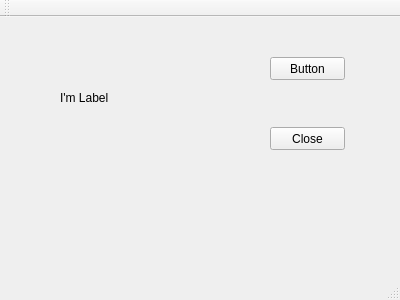
<?xml version="1.0" encoding="UTF-8"?>
<ui version="4.0">
 <class>MainWindow</class>
 <widget class="QMainWindow" name="MainWindow">
  <property name="geometry">
   <rect>
    <x>0</x>
    <y>0</y>
    <width>400</width>
    <height>300</height>
   </rect>
  </property>
  <property name="windowTitle">
   <string>MainWindow</string>
  </property>
  <widget class="QWidget" name="centralWidget">
   <widget class="QLabel" name="label">
    <property name="geometry">
     <rect>
      <x>60</x>
      <y>40</y>
      <width>141</width>
      <height>81</height>
     </rect>
    </property>
    <property name="text">
     <string>I'm Label</string>
    </property>
   </widget>
   <widget class="QPushButton" name="pushButton">
    <property name="geometry">
     <rect>
      <x>270</x>
      <y>40</y>
      <width>75</width>
      <height>23</height>
     </rect>
    </property>
    <property name="text">
     <string>Button</string>
    </property>
   </widget>
   <widget class="QPushButton" name="pushButton_2">
    <property name="geometry">
     <rect>
      <x>270</x>
      <y>110</y>
      <width>75</width>
      <height>23</height>
     </rect>
    </property>
    <property name="text">
     <string>Close</string>
    </property>
   </widget>
  </widget>
  <widget class="QMenuBar" name="menuBar">
   <property name="geometry">
    <rect>
     <x>0</x>
     <y>0</y>
     <width>400</width>
     <height>22</height>
    </rect>
   </property>
  </widget>
  <widget class="QToolBar" name="mainToolBar">
   <attribute name="toolBarArea">
    <enum>TopToolBarArea</enum>
   </attribute>
   <attribute name="toolBarBreak">
    <bool>false</bool>
   </attribute>
  </widget>
  <widget class="QStatusBar" name="statusBar"/>
 </widget>
 <layoutdefault spacing="6" margin="11"/>
 <resources/>
 <connections/>
</ui>
